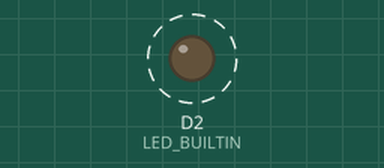
Simulated run of this sketch. Board: ESP8266 (NodeMCU). Shown: output pins drawn as LEDs (lit = HIGH). Dashed ring = blinking.

Above: at 0.5 s.
Timing chart, 0 to 4.6 s (numbered marks = the images above):
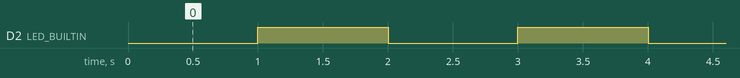

Measured:
- by itself, D2 (LED_BUILTIN): alternates HIGH for 1.0 s and LOW for 1.0 s

The sketch:

Praktikum_2.ino
```cpp
#define LED_BUILTIN D2

void setup() {
  pinMode(LED_BUILTIN, OUTPUT);
}

void loop() {
  digitalWrite(LED_BUILTIN, LOW);
  delay(1000);
  digitalWrite(LED_BUILTIN, HIGH);
  delay(1000);
}
```
